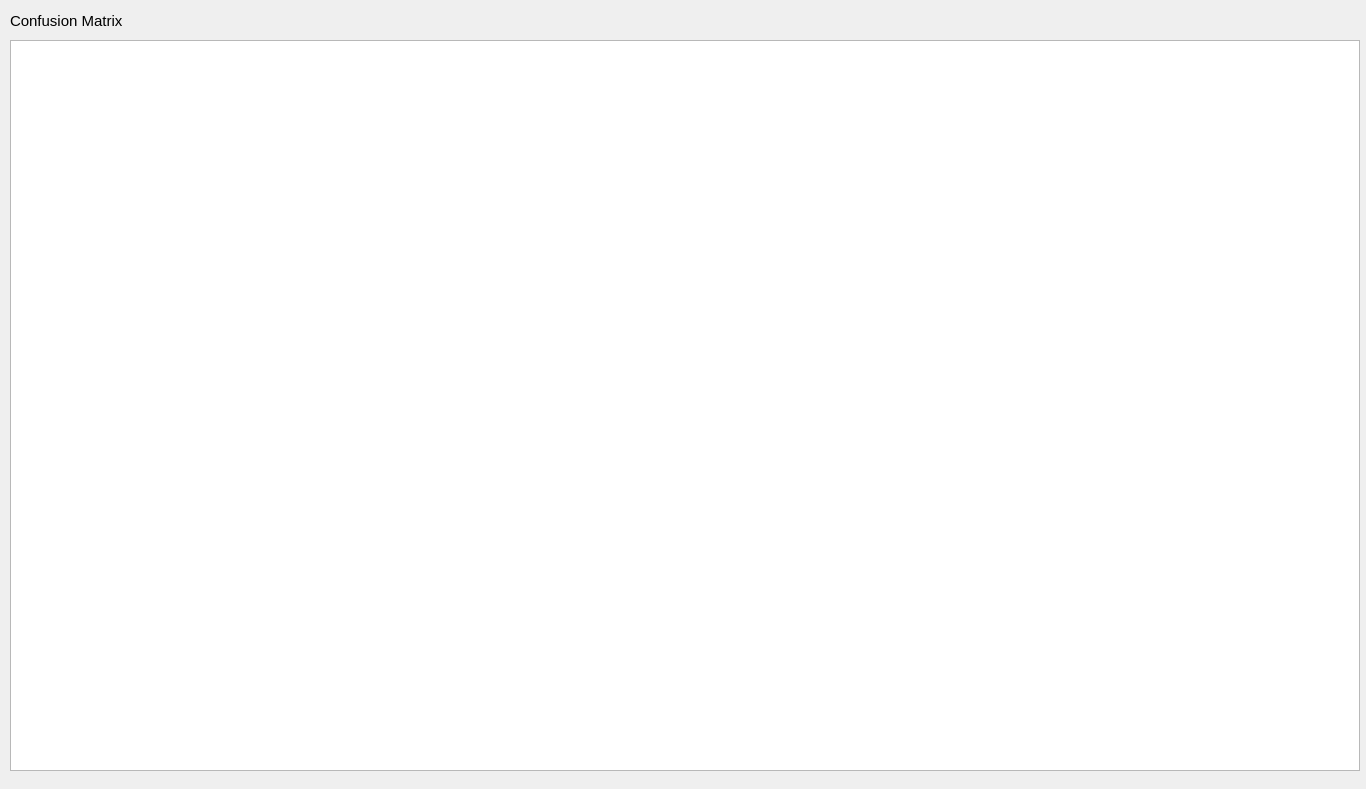
<?xml version="1.0" encoding="UTF-8"?>
<ui version="4.0">
 <class>Dialog</class>
 <widget class="QDialog" name="Dialog">
  <property name="geometry">
   <rect>
    <x>0</x>
    <y>0</y>
    <width>1366</width>
    <height>789</height>
   </rect>
  </property>
  <property name="windowTitle">
   <string>Karmaşıklık Matrisi</string>
  </property>
  <widget class="QTableWidget" name="table_confusion_matrix">
   <property name="geometry">
    <rect>
     <x>10</x>
     <y>40</y>
     <width>1350</width>
     <height>731</height>
    </rect>
   </property>
  </widget>
  <widget class="QLabel" name="label_5">
   <property name="geometry">
    <rect>
     <x>10</x>
     <y>10</y>
     <width>201</width>
     <height>21</height>
    </rect>
   </property>
   <property name="font">
    <font>
     <pointsize>11</pointsize>
    </font>
   </property>
   <property name="text">
    <string>Confusion Matrix</string>
   </property>
  </widget>
 </widget>
 <resources/>
 <connections/>
</ui>
